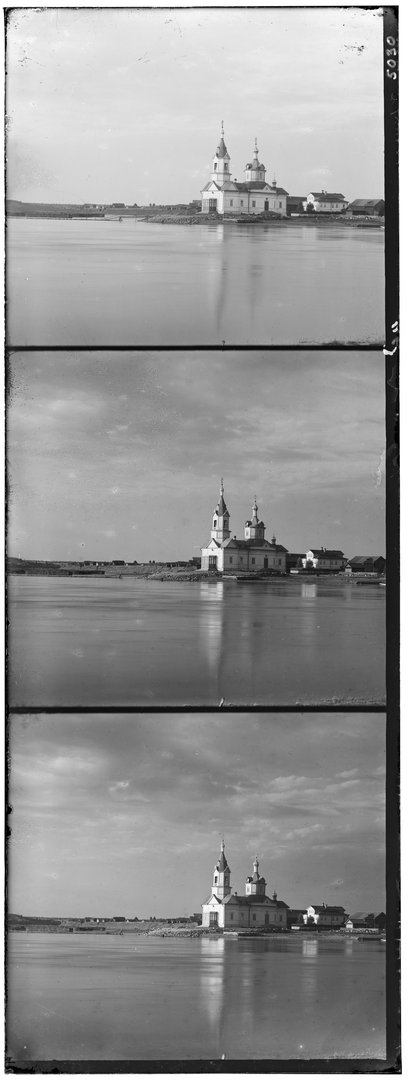
#> input picture data/church.jpg, 408 x 1080 px, given in place of small_plate.png, which was not available
$ python test_align.py
#> lines starting #> are read from the running program, lines starting #| are printed output that depends on the picture; pictures that were not available may be replaced by others from this repository, and a replacement may not be noted
### align.py
"""CS 180 Project 1: Colorizing the Prokudin-Gorskii Photo Collection.

Splits a glass-plate scan (stacked B, G, R exposures, top to bottom) into
three channels, aligns G and R to the B channel, and stacks them into one
RGB image.

Alignment is implemented from scratch:
  - ssd_score / ncc_score        : the two required metrics
  - align_single_scale           : exhaustive window search
  - align_pyramid                : recursive coarse-to-fine search
Library calls are limited to image read/write/resize-level operations
(PIL for I/O, numpy for array math), per the project rules.

Displacements are reported as (x, y) = (column shift, row shift) applied
to the moving channel with np.roll.

Usage:
    python align.py data/cathedral.jpg --single
    python align.py data/emir.tif --pyramid
    python align.py data/emir.tif --pyramid --metric ncc --out results/
"""

import argparse
import os
import time

import numpy as np
from PIL import Image

# PIL refuses very large images by default; the LoC tifs are ~70MP.
Image.MAX_IMAGE_PIXELS = None


# ---------------------------------------------------------------- I/O helpers

def imread(path):
    """Read an image as float64 grayscale in [0, 1] (handles 8- and 16-bit)."""
#> called with path = 'test/small_plate.png'
    img = Image.open(path)
#> img is the input picture: PIL image 408x1080 L; min 0, max 255, mean 148
    arr = np.asarray(img)
    if arr.ndim == 3:  # some scans are saved with redundant color channels
        arr = arr[..., :3].mean(axis=2)
    if arr.dtype == np.uint8:
        return arr.astype(np.float64) / 255.0
    if arr.dtype in (np.uint16, np.int32, np.uint32):
        return arr.astype(np.float64) / 65535.0
    arr = arr.astype(np.float64)
    return arr / arr.max() if arr.max() > 1.0 else arr


# [4 lines left out: function imsave, not called in this run]


def split_plate(im):
    """Split a vertically stacked plate (B, G, R top to bottom) into R, G, B."""
    h = im.shape[0] // 3
#> h = 360
    b = im[0 * h:1 * h]
    g = im[1 * h:2 * h]
    r = im[2 * h:3 * h]
    return r, g, b


# -------------------------------------------------------------------- metrics

def _interior(im, ref, dx, dy, border_x, border_y):
    """Interior crops of ref and of im shifted by (dx, dy), without copying.

    The shifted image np.roll(im, (dy, dx)) restricted to the interior window
    equals im[y0-dy:y1-dy, x0-dx:x1-dx] as long as the border swallows the
    shift, so we slice instead of rolling (no wrap-around pixels ever scored).
    """
    h, w = ref.shape
    y0, y1 = border_y, h - border_y
    x0, x1 = border_x, w - border_x
    a = im[y0 - dy:y1 - dy, x0 - dx:x1 - dx]
    b = ref[y0:y1, x0:x1]
    return a, b


def ssd_score(a, b):
    """Euclidean distance sqrt(sum((a-b)^2)). Lower is better."""
    d = a - b
    return np.sqrt(np.sum(d * d))


def ncc_score(a, b):
    """Zero-mean normalized cross-correlation. Higher is better."""
    a = a - a.mean()
    b = b - b.mean()
    denom = np.sqrt(np.sum(a * a) * np.sum(b * b))
    if denom == 0:
        return 0.0
    return np.sum(a * b) / denom


# [7 lines left out: function _grad_mag, not called in this run]


# Metric registry: (score_fn, preprocess_fn, higher_is_better)
METRICS = {
    "ssd": (ssd_score, None, False),
    "ncc": (ncc_score, None, True),
    # Bells & whistles: NCC on gradient magnitudes instead of raw intensity.
    # Channels of e.g. emir.tif differ wildly in brightness, but their edges
    # coincide, so matching edge structure is robust to brightness mismatch.
    "edge": (ncc_score, _grad_mag, True),
}


# ------------------------------------------------------------------ alignment

def align_single_scale(im, ref, metric="ncc", window=15, center=(0, 0),
                       border_frac=0.12, _preprocessed=False):
    """Exhaustive search for the (dx, dy) displacement of `im` onto `ref`.

    Searches the square window center +/- `window` in both axes and returns
    the displacement whose interior-crop score is best. Borders are excluded
    from scoring (they carry scan artifacts and the wrap/undefined region).
    """
    score_fn, pre_fn, higher_better = METRICS[metric]
    if pre_fn is not None and not _preprocessed:
        im, ref = pre_fn(im), pre_fn(ref)

    cx, cy = center
    max_shift = max(abs(cx), abs(cy)) + window
    h, w = ref.shape
    border_y = max(int(h * border_frac), max_shift + 1)
    border_x = max(int(w * border_frac), max_shift + 1)
    if 2 * border_y >= h or 2 * border_x >= w:
        raise ValueError(
            f"image {w}x{h} too small for shift {max_shift} plus borders")

    best = None
    best_d = (0, 0)
    for dy in range(cy - window, cy + window + 1):
        for dx in range(cx - window, cx + window + 1):
            a, b = _interior(im, ref, dx, dy, border_x, border_y)
            s = score_fn(a, b)
            if best is None or (s > best if higher_better else s < best):
                best, best_d = s, (dx, dy)
    return best_d


def downsample(im):
    """2x downsample by 2x2 block averaging (acts as a light anti-alias)."""
    h2, w2 = (im.shape[0] // 2) * 2, (im.shape[1] // 2) * 2
    im = im[:h2, :w2]
    return (im[0::2, 0::2] + im[1::2, 0::2] +
            im[0::2, 1::2] + im[1::2, 1::2]) / 4.0


def align_pyramid(im, ref, metric="ncc", min_size=400, window=15,
                  refine_window=2, _preprocessed=False):
    """Coarse-to-fine displacement search.

    Recursively downsamples 2x until the image is at most `min_size` on its
    long side, runs the exhaustive search there, then walks back up: at each
    finer level the coarse estimate is doubled and refined with a small
    +/- `refine_window` search around it.
    """
    _, pre_fn, _ = METRICS[metric]
    if pre_fn is not None and not _preprocessed:
        im, ref = pre_fn(im), pre_fn(ref)

    if max(ref.shape) <= min_size:
        return align_single_scale(im, ref, metric, window=window,
                                  _preprocessed=True)

    coarse = align_pyramid(downsample(im), downsample(ref), metric,
                           min_size=min_size, window=window,
                           refine_window=refine_window, _preprocessed=True)
    center = (2 * coarse[0], 2 * coarse[1])
    return align_single_scale(im, ref, metric, window=refine_window,
                              center=center, _preprocessed=True)


# ------------------------------------------------------------------- pipeline

# [52 lines left out: functions colorize, main, not called in this run]


# [2 lines that do not run on import are left out]

### test_align.py
"""Regression check: align.py must recover known synthetic offsets.

Run after any change to align.py.
    python make_test_plate.py && python test_align.py
"""

import sys

from align import align_pyramid, align_single_scale, imread, split_plate
from make_test_plate import LARGE_G, LARGE_R, SMALL_G, SMALL_R

failures = []


def check(label, got, want, must_match=True):
    ok = (got == want) if must_match else (got != want)
    verdict = "PASS" if ok else "FAIL"
    print(f"  [{verdict}] {label}: got {got}, want "
          f"{'==' if must_match else '!='} {want}")
    if not ok:
        failures.append(label)


print("small plate, single-scale (must recover exactly):")
r, g, b = split_plate(imread("test/small_plate.png"))
for m in ("ssd", "ncc"):
    check(f"single/{m} G", align_single_scale(g, b, m), SMALL_G)
    check(f"single/{m} R", align_single_scale(r, b, m), SMALL_R)
#> this loop made 2 passes
#|   [FAIL] single/ssd G: got (1, 3), want == (5, -8)
#|   [FAIL] single/ssd R: got (0, 7), want == (-11, 12)
#|   [FAIL] single/ncc G: got (0, 3), want == (5, -8)
#|   [FAIL] single/ncc R: got (-1, 7), want == (-11, 12)
#> pass 1, in ssd_score, `d = a - b`:
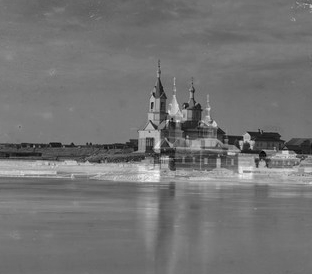
#> d: shape (274, 312) float64; min -0.843, max 0.49, mean -0.239; drawn with min black and max white
#> pass 1, in _interior (call 2), `a = im[y0 - dy:y1 - dy, x0 - dx:x1 - dx]`:
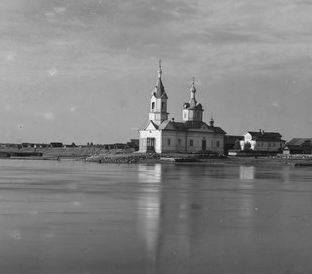
#> a: shape (274, 312) float64; min 0.0471, max 1, mean 0.509

print("\nlarge plate, pyramid (must recover exactly):")
r, g, b = split_plate(imread("test/large_plate.png"))
#> call 2 of imread, with path = 'test/large_plate.png'
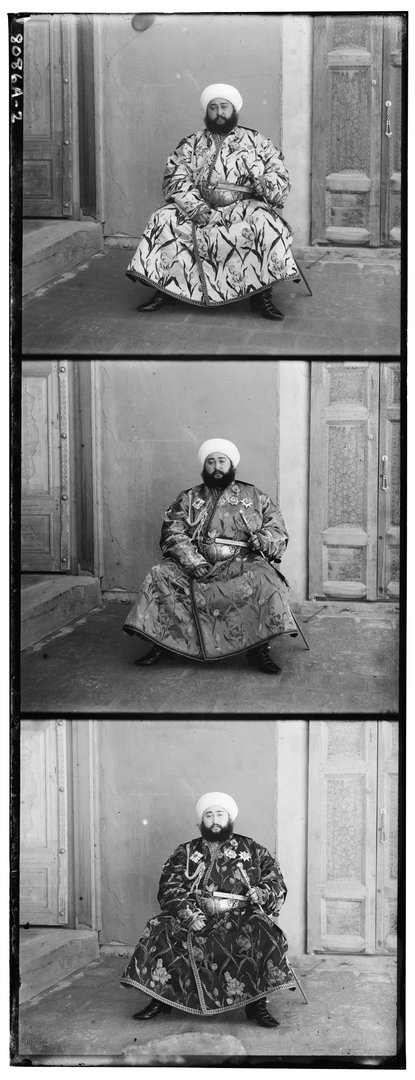
#> input picture data/emir.jpg, 415 x 1080 px, given in place of large_plate.png, which was not available
#> in imread, img is the input picture: PIL image 415x1080 L; min 0, max 255, mean 136.5
for m in ("ssd", "ncc"):
    check(f"pyramid/{m} G", align_pyramid(g, b, m), LARGE_G)
    check(f"pyramid/{m} R", align_pyramid(r, b, m), LARGE_R)
#> this loop made 2 passes
#|   [FAIL] pyramid/ssd G: got (3, 5), want == (14, 22)
#|   [FAIL] pyramid/ssd R: got (5, 8), want == (-27, 35)
#|   [FAIL] pyramid/ncc G: got (3, 5), want == (14, 22)
#|   [FAIL] pyramid/ncc R: got (-23, 16), want == (-27, 35)
#> pass 1, in downsample (call 2), `im = im[:h2, :w2]`:
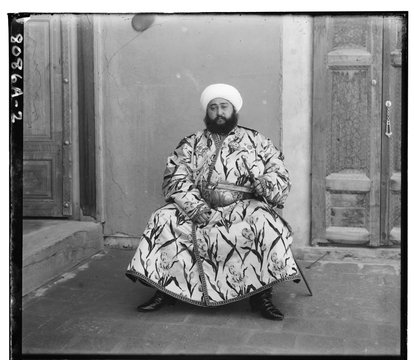
#> im: shape (360, 414) float64; min 0, max 1, mean 0.528

print("\nlarge plate, single-scale +/-15 (must FAIL to reach the true offset,")
print("which is what motivates the pyramid):")
check("single/ssd R cannot reach true offset",
      align_single_scale(r, b, "ssd"), LARGE_R, must_match=False)
#> the loop in align_single_scale (call 13), `for dy in range(cy - window, cy + window + 1):` made 31 passes
#> pass 1, in _interior (call 7789), `b = ref[y0:y1, x0:x1]`:
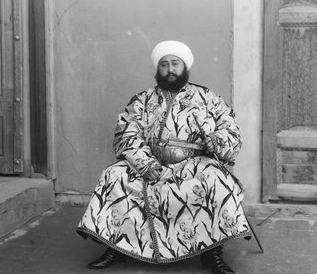
#> b: shape (274, 317) float64; min 0.00784, max 1, mean 0.529
#> pass 1, in ssd_score (call 3895), `d = a - b`:
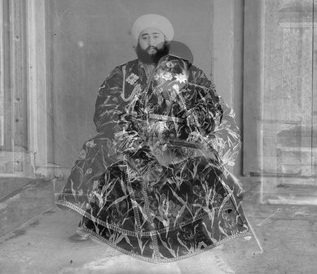
#> d: shape (274, 317) float64; min -0.894, max 0.871, mean 0.0151; drawn with min black and max white
#> after the loop in align_single_scale (call 13), `for dy in range(cy - window, cy + window + 1):`:
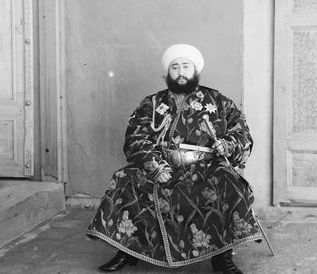
#> a: shape (274, 317) float64; min 0, max 1, mean 0.553
#|   [PASS] single/ssd R cannot reach true offset: got (5, 8), want != (-27, 35)

print()
if failures:
    print(f"{len(failures)} FAILURES: {failures}")
#> (the run stopped early here; a loop or call above may not have finished)
